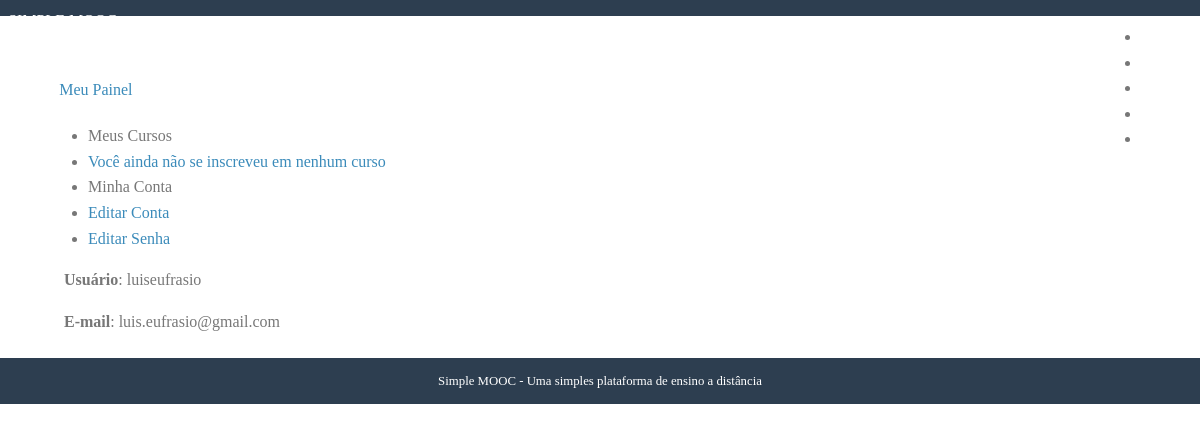
The page /contas/ (signed in) on the database as committed earlier.
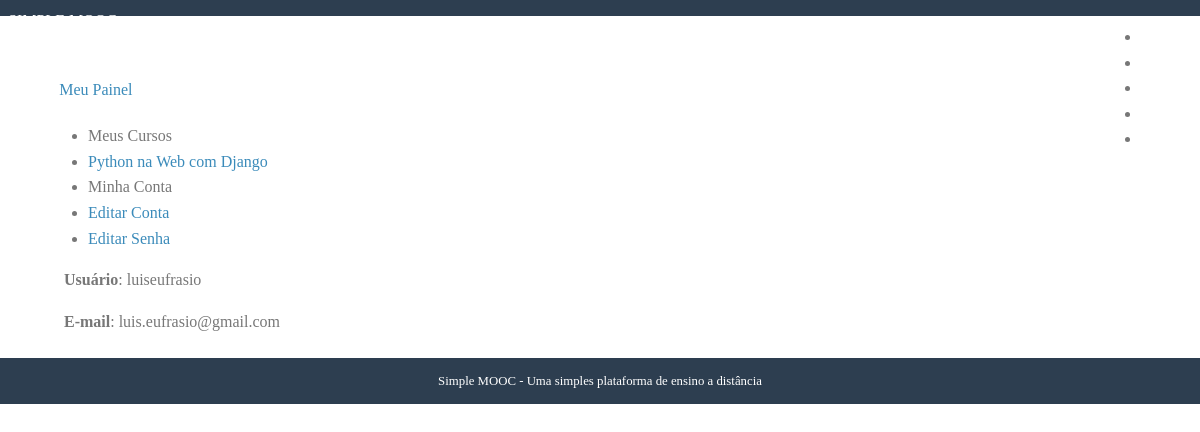
The same page on the database as committed later.
### courses/models.py (models this page shows, shortened)
class Enrollment(models.Model):
    STATUS_CHOICES = (
        (0, 'Pendente'),
        (1, 'Aprovado'),
        (2, 'Cancelado')
    )
    user = models.ForeignKey(
        settings.AUTH_USER_MODEL, verbose_name='Usuário',
        on_delete = models.PROTECT,
        related_name="enrollments"
    )
    course = models.ForeignKey(
        Course, verbose_name='Curso',
        on_delete = models.PROTECT, related_name="enrollments"
    )
    status = models.IntegerField(
        'Situação', choices=STATUS_CHOICES, default=1, blank=True
    )
    created_at = models.DateTimeField('Criado em', auto_now_add=True)
    updated_at = models.DateTimeField('Atualizado em', auto_now=True)
    class Meta:
        verbose_name='Inscrição'
        verbose_name_plural='Inscrições'
        unique_together=(('user', 'course'),)

class Course(models.Model):
    objects = CourseManager()
    name = models.CharField('Nome', max_length=100);
    slug = models.SlugField('Atalho');
    description = models.TextField('Descrição', blank=True);
    about = models.TextField('Sobre o Curso', blank=True);
    start_date = models.DateField(
        'Data de Início', null=True, blank=True
    )
    image = models.ImageField(
        upload_to='courses/images', verbose_name='Imagem',
        null=True, blank=True
    )
    created_at = models.DateTimeField('Criado em', auto_now_add=True)
    updated_at = models.DateTimeField('Atualizado em', auto_now=True)
    def __str__(self):
        return self.name
    class Meta:
        verbose_name = 'Curso'
        verbose_name_plural = 'Cursos'
        ordering = ['-name']

### accounts/views.py (the view)
# urls.py: path('', views.dashboard, name='dashboard'),
@login_required
def dashboard(request):
    template_name = 'dashboard.html'
    context = {}
    return render(request, template_name, context)

### accounts/models.py (called while the page is built)
    def __str__(self):
        return self.name or self.username

### courses/templatetags/courses_tags.py (called while the page is built)
@register.simple_tag
def load_my_courses(user):
    return Enrollment.objects.filter(user=user)

### accounts/templates/dashboard.html
{% extends "base.html" %}
{% load courses_tags %}
{% block content %}
<div class="pure-g-r content-ribbon">
    <div class="pure-u-1">
        <ul class="breadcrumb">
            {% block breadcrumb %}
            <li><a href="{% url 'accounts:dashboard' %}">Meu Painel</a></li>
            {% endblock %}
        </ul>
    </div>
    <div class="pure-u-1-3">
        <div class="pure-menu pure-menu-open">
            <ul>
                {% load_my_courses user as enrollments %}
                <li class="pure-menu-heading">Meus Cursos</li>
                {% for enrollment in enrollments %}
                <li><a href="#">{{ enrollment.course }}</a></li>
                {% empty %}
                <li><a href="#">Você ainda não se inscreveu em nenhum curso</a></li>
                {% endfor %}
                <li class="pure-menu-heading">Minha Conta</li>
                <li><a href="{% url 'accounts:edit' %}">Editar Conta</a></li>
                <li><a href="{% url 'accounts:edit_password' %}">Editar Senha</a></li>
            </ul>
        </div>
    </div>
    <div class="pure-u-2-3">
        <div class="inner">
            {% block dashboard_content %}
            <p><strong>Usuário</strong>: {{ user }}</p>
            <p><strong>E-mail</strong>: {{ user.email }}</p>
            {% endblock %}
        </div>
    </div>
</div>
{% endblock %}

Rows that differ between the two databases and show on the page:
added Enrollment: course "Python na Web com Django"
Other text that changed with them:
text no longer shown: "Você ainda não se inscreveu em nenhum curso"
